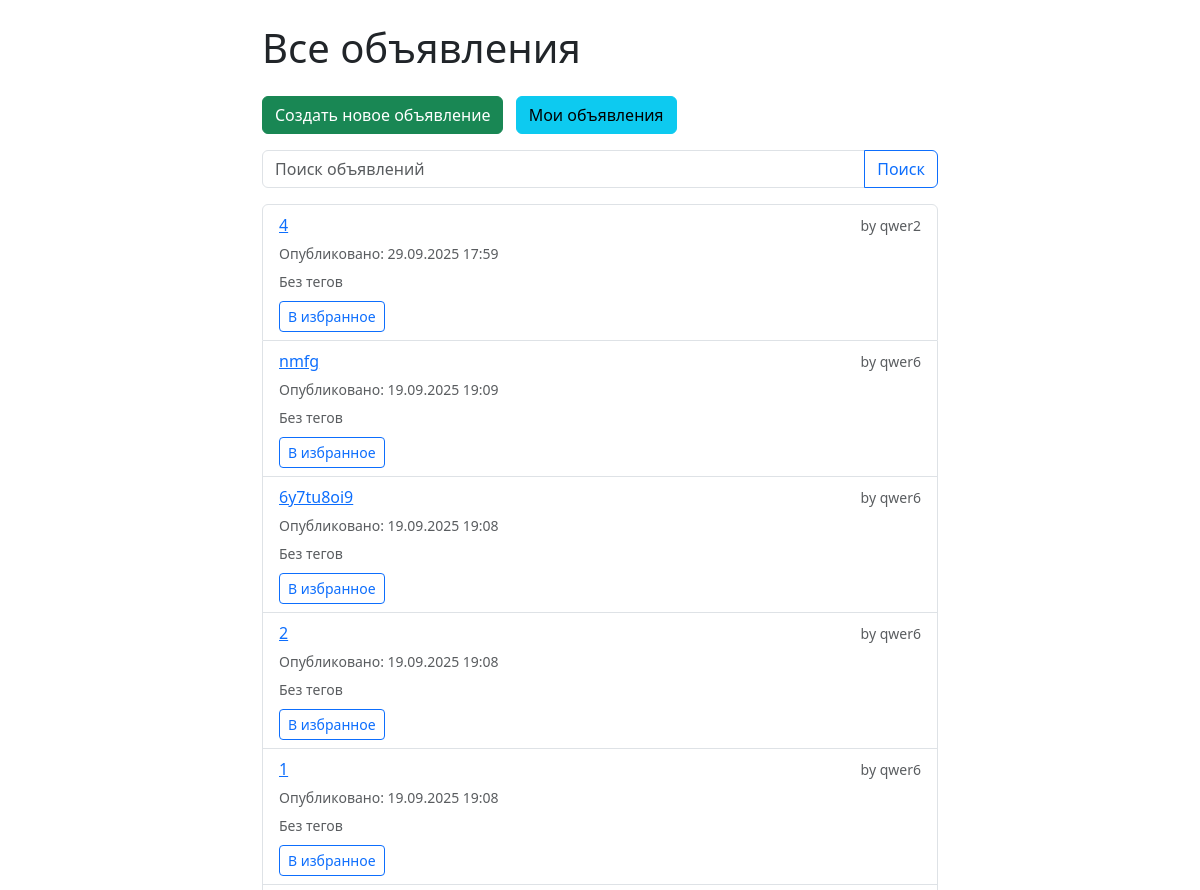
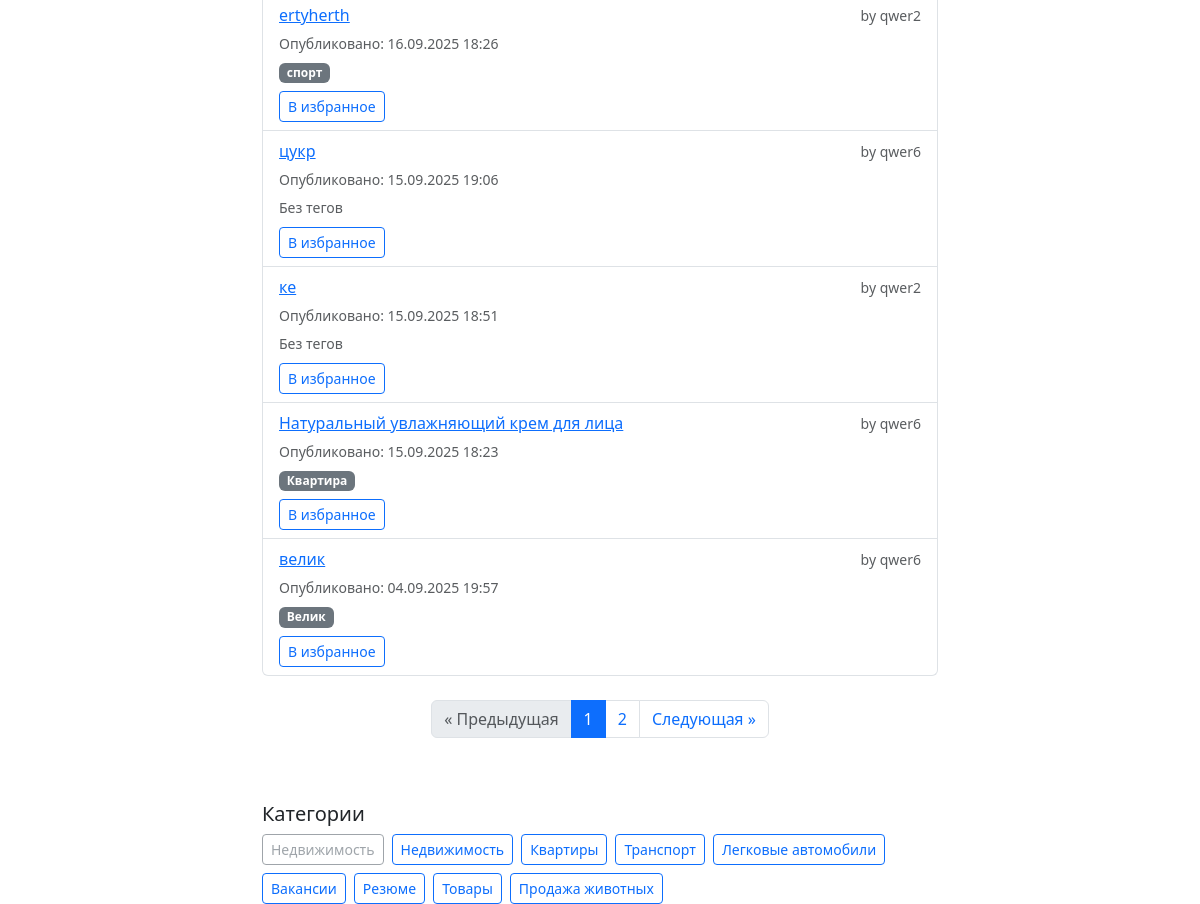
Page /ads/ (signed in) on the earlier database version (2 pictures, top to bottom).
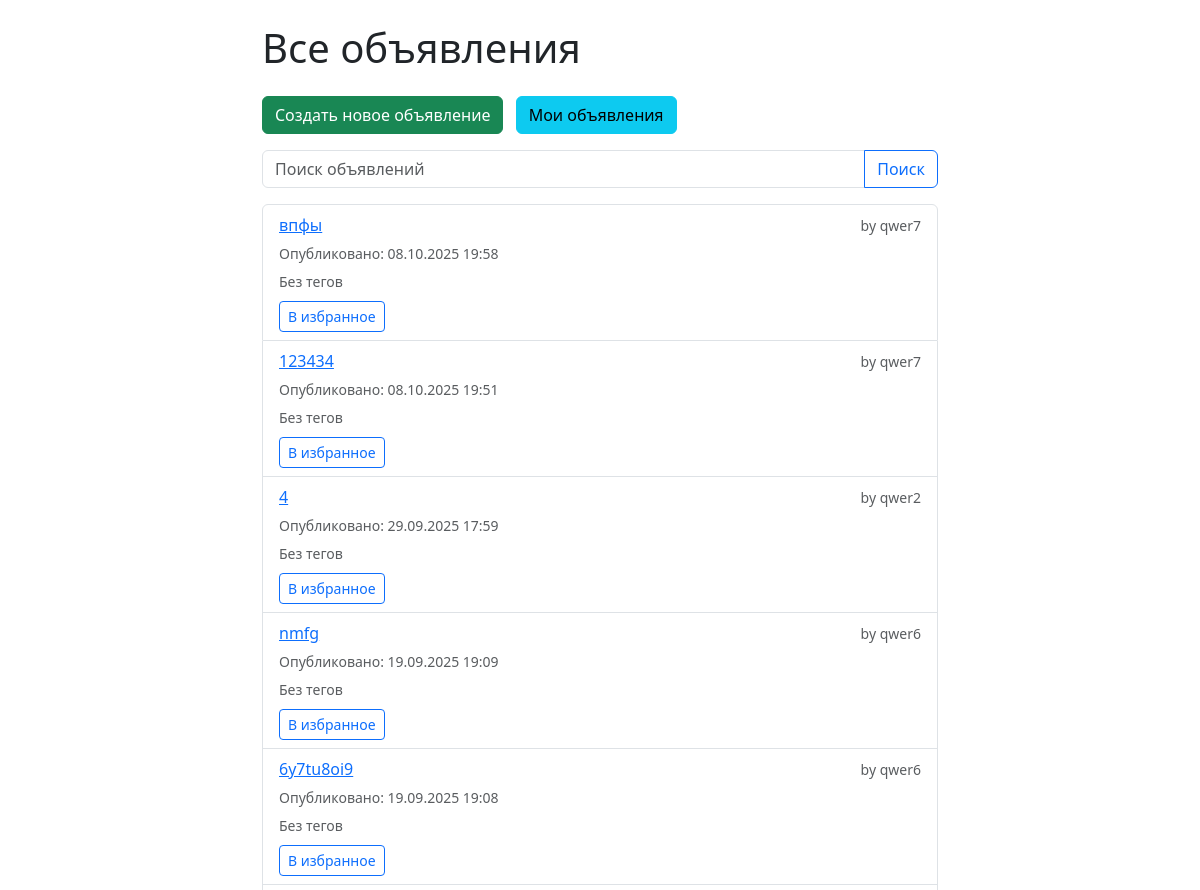
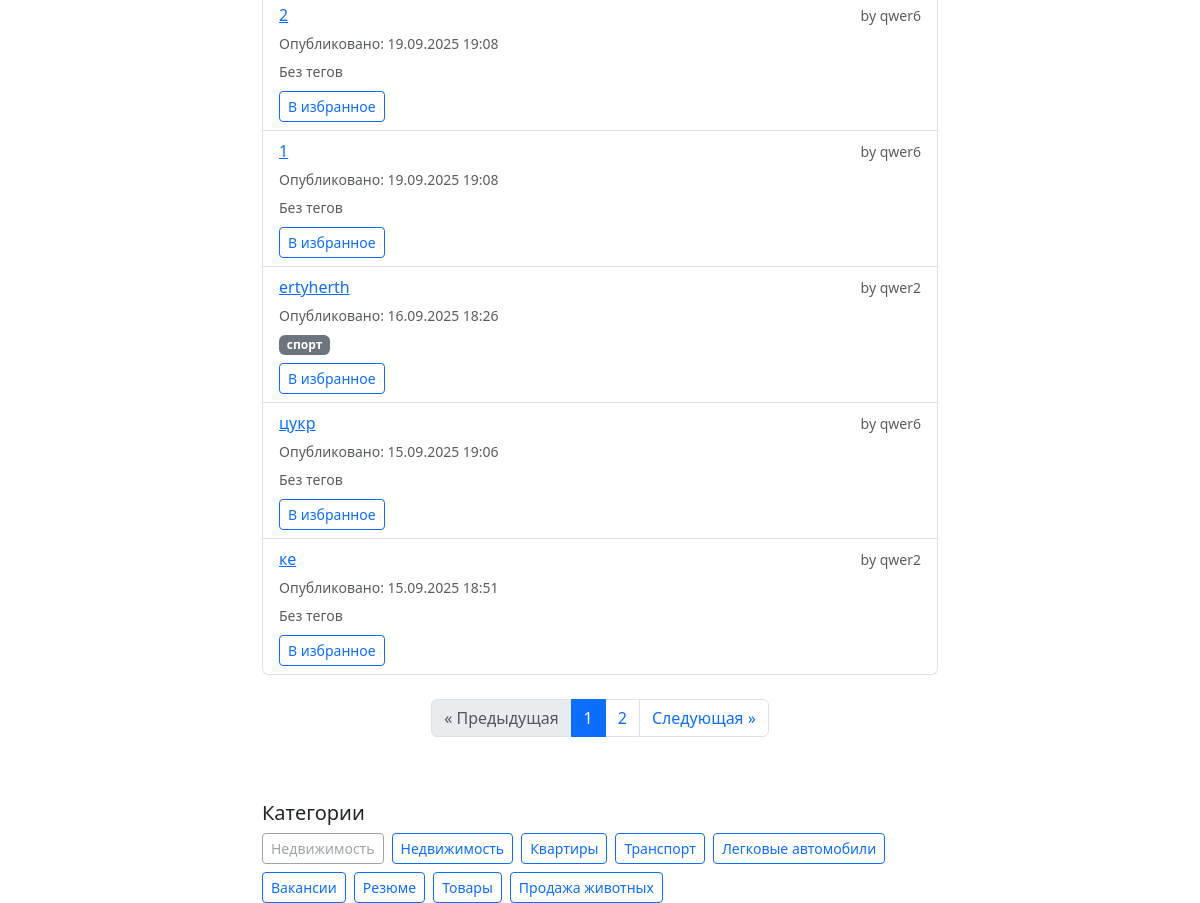
Same page on the later database version (2 pictures, top to bottom).
### ads/models.py (models this page shows, shortened)
class Ad(models.Model):
    bookmarks = models.ManyToManyField(settings.AUTH_USER_MODEL, related_name='bookmarked_ads', blank=True)
    views = models.PositiveIntegerField(default=0)  # счетчик просмотров
    created_at = models.DateTimeField(auto_now_add=True)
    updated_at = models.DateTimeField(auto_now=True)
    tags = models.ManyToManyField('Tag', blank=True, related_name='ads')
    title = models.CharField("Заголовок", max_length=255)
    description = models.TextField("Описание")
    price = models.DecimalField("Цена", max_digits=10, decimal_places=2)
    city = models.CharField("Город", max_length=100)
    author = models.ForeignKey(
        settings.AUTH_USER_MODEL,
        on_delete=models.CASCADE,
        related_name='ads',
        verbose_name="Автор"
    )
    category = models.ForeignKey(
        Category,
        on_delete=models.SET_NULL,
        null=True,
        blank=True,
        related_name='ads',
        verbose_name="Категория"
    )
    slug = models.SlugField(max_length=255, null=True, blank=True, unique=True)
    created_at = models.DateTimeField("Дата создания", auto_now_add=True)

class Tag(models.Model):
    name = models.CharField(max_length=50, unique=True)
    slug = models.SlugField(max_length=60, unique=True, blank=True)

class Category(models.Model):
    name = models.CharField("Название категории", max_length=100)
    slug = models.SlugField(max_length=100, unique=True)

### accounts/models.py (models this page shows)
class User(AbstractUser):
    pass

### ads/views.py (the view)
# urls.py: path('', views.ad_list, name='ad_list'),
def ad_list(request):
    query = request.GET.get('q', '')
    ads = Ad.objects.all()
    if query:
        ads = ads.filter(
            Q(title__icontains=query) |
            Q(description__icontains=query)
        )
    ads = ads.order_by('-created_at')
    paginator = Paginator(ads, 10)
    page_number = request.GET.get('page')
    page_obj = paginator.get_page(page_number)
    categories = Category.objects.all()
    get_params = request.GET.copy()
    get_params.pop('page', None)
    context = {
        'ads': page_obj.object_list,
        'categories': categories,
        'page_obj': page_obj,
        'search_query': query,
        'get_params': get_params.urlencode(),
    }
    return render(request, 'ads/ad_list.html', context)

### ads/templatetags/my_filters.py (called while the page is built)
@register.filter
def local_time(value, format_string="N j, Y, P"):
    if not value:
        return ""
    local_dt = timezone.localtime(value)
    return local_dt.strftime(format_string)

### ads/templates/ads/ad_list.html (shortened to what the changed rows need)
{% load my_filters %}
{% load static %}
<!DOCTYPE html>
<html lang="ru">
<head>
    <link href="https://cdn.jsdelivr.net/npm/bootstrap@5.3.0/dist/css/bootstrap.min.css" rel="stylesheet">
</head>
<body>
<div class="container mt-4" style="max-width: 700px;">
    <h1 class="mb-4">Все объявления</h1>
    <ul class="list-group">
        {% for ad in ads %}
            <li class="list-group-item" data-ad-id="{{ ad.id }}" data-ad-slug="{{ ad.slug }}">
                <div class="d-flex flex-column">
                    <div class="d-flex justify-content-between align-items-center mb-1">
                        {% if ad.slug %}
                            <a href="{% url 'ad_detail' slug=ad.slug %}">{{ ad.title }}</a>
                        {% else %}
                            {{ ad.title }} <small class="text-danger">(нет ссылки: отсутствует slug)</small>
                        {% endif %}
                        <small class="text-muted">by {{ ad.author.username }}</small>
                    </div>
                    <div class="mb-1">
                        <small class="text-muted">Опубликовано: {{ ad.created_at|local_time:"%d.%m.%Y %H:%M" }}</small>
                    </div>
                    <div class="mb-2">
                        {% if ad.tags.all %}
                            {% for tag in ad.tags.all %}
                                <a href="{% url 'ads_by_tag' slug=tag.slug %}" class="badge bg-secondary text-decoration-none me-1">{{ tag.name }}</a>
                            {% endfor %}
                        {% else %}
                            <small class="text-muted">Без тегов</small>
                        {% endif %}
                    </div>
                    {% if user.is_authenticated %}
                    <div>
                        {% if ad.id in user.bookmarked_ads_ids %}
                            <button class="btn btn-sm btn-warning toggle-bookmark">Убрать из избранного</button>
                        {% else %}
                            <button class="btn btn-sm btn-outline-primary toggle-bookmark">В избранное</button>
                        {% endif %}
                    </div>
                    {% endif %}
                </div>
            </li>
        {% empty %}
            <li class="list-group-item">Объявлений нет.</li>
        {% endfor %}
    </ul>
    {% if page_obj.paginator.num_pages > 1 %}
    <nav class="mt-4 d-flex justify-content-center" aria-label="Страницы объявлений">
        <ul class="pagination">
            {% for num in page_obj.paginator.page_range %}
                {% if num == page_obj.number %}
                    <li class="page-item active" aria-current="page">
                        <span class="page-link">{{ num }}</span>
                    </li>
                {% else %}
                    <li class="page-item">
                        <a class="page-link" href="?{% if get_params %}{{ get_params }}&{% endif %}page={{ num }}">{{ num }}</a>
                    </li>
                {% endif %}
            {% endfor %}
        </ul>
    </nav>
    {% endif %}
    <div class="mt-5">
        {% if categories %}
            <div class="d-flex flex-wrap gap-2">
                {% for category in categories %}
                    {% if category.slug %}
                        <a href="{% url 'ads_by_category' slug=category.slug %}" class="btn btn-outline-primary btn-sm">{{ category.name }}</a>
                    {% else %}
                        <span class="btn btn-outline-secondary btn-sm disabled" title="Slug отсутствует">{{ category.name }}</span>
                    {% endif %}
                {% endfor %}
            </div>
        {% else %}
            <p>Категории не найдены.</p>
        {% endif %}
    </div>
</div>
</body>
</html>

Differences in the rows shown:
no longer on this page (row edited): Ad: title "Натуральный увлажняющий крем для лица", author.username "qwer6", created_at|local_time "15.09.2025 18:23", shows "В избранное"
no longer on this page (row unchanged): Tag: name "Квартира", shown under "Натуральный увлажняющий крем для лица"
no longer on this page (row unchanged): Ad: title "велик", author.username "qwer6", created_at|local_time "04.09.2025 19:57", shows "В избранное"
no longer on this page (row unchanged): Tag: name "Велик", shown under "велик"
added Ad: title "впфы", author.username "qwer7", created_at|local_time "08.10.2025 19:58", shows "Без тегов", shows "В избранное"
added Ad: title "123434", author.username "qwer7", created_at|local_time "08.10.2025 19:51", shows "Без тегов", shows "В избранное"
